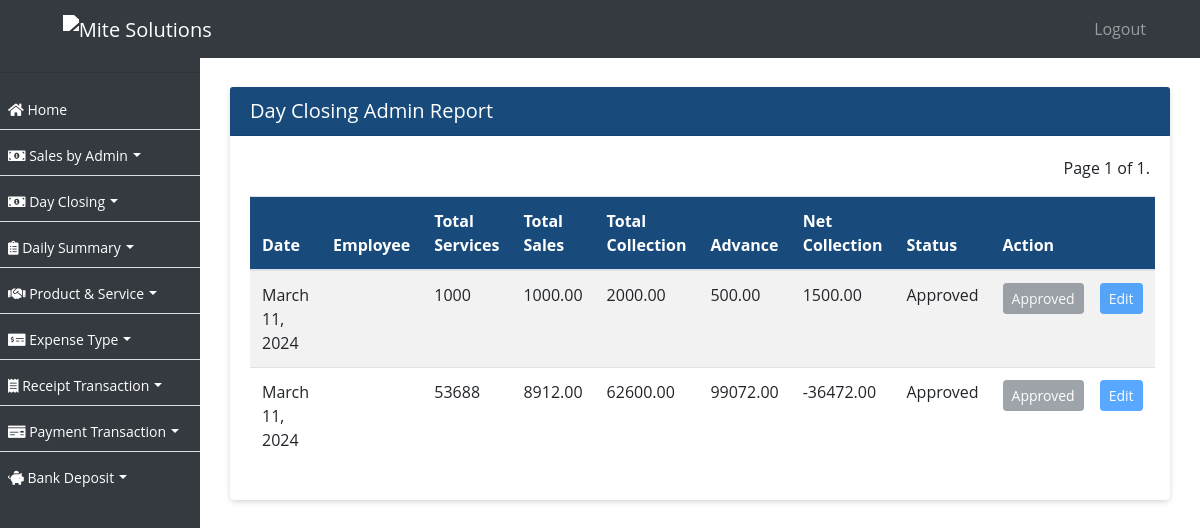
Page /sale/day-closing-admin-report/ (signed in) on the earlier database version.
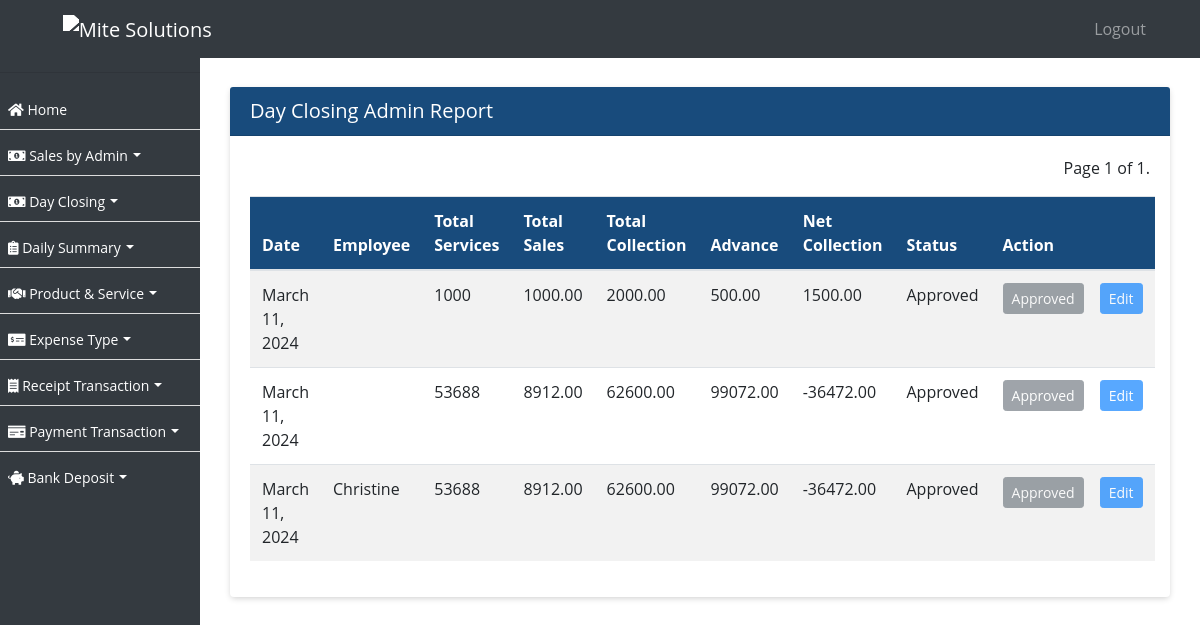
Same page on the later database version.
### ezshopapp/models.py (models this page shows, shortened)
class DayClosingAdmin(models.Model):
    date = models.DateField(default=timezone.now)
    employee = models.ForeignKey(Employee, on_delete=models.CASCADE, blank=True, null=True)
    total_services = models.PositiveIntegerField(default=0)
    total_sales = models.DecimalField(max_digits=10, decimal_places=2, default=0)
    total_collection = models.DecimalField(max_digits=10, decimal_places=2)
    advance = models.DecimalField(max_digits=10, decimal_places=2)
    net_collection = models.DecimalField(max_digits=10, decimal_places=2)
    status = models.CharField(max_length=10, choices=STATUS_CHOICES, default='approved')
    created_on = models.DateTimeField(auto_now_add=True, null=True)

class Employee(models.Model):
    employee_id = models.CharField(max_length=10, unique=True)
    username = models.CharField(max_length=50, null=True)
    password = models.CharField(max_length=50, null=True)
    business_profile = models.CharField(max_length=255, null=True)
    first_name = models.CharField(max_length=255)
    second_name = models.CharField(max_length=255)
    nationality = models.CharField(max_length=255)
    mobile_no = models.CharField(max_length=20, blank=True, null=True)
    passport_no = models.CharField(max_length=20)
    passport_expiration_date = models.DateField()
    emirates_id = models.CharField(max_length=20)
    id_expiration_date = models.DateField()
    basic_pay = models.DecimalField(max_digits=10, decimal_places=2)
    house_allowance = models.DecimalField(max_digits=10, decimal_places=2)
    transportation_allowance = models.DecimalField(max_digits=10, decimal_places=2)
    commission_percentage = models.DecimalField(max_digits=5, decimal_places=2)
    joining_date = models.DateField()
    job_role = models.ForeignKey(Role, on_delete=models.SET_NULL, null=True)
    is_employee = models.BooleanField(default=True)
    created_on = models.DateTimeField(auto_now_add=True, null=True)

### ezshopapp/views.py (the view)
# urls.py: path('sale/day-closing-admin-report/', day_closing_admin_report, name='day_closing_admin_report'),
@login_required
def day_closing_admin_report(request):
    day_closings_list = DayClosingAdmin.objects.all()
    paginator = Paginator(day_closings_list, 10)
    page = request.GET.get('page')
    try:
        day_closings = paginator.page(page)
    except PageNotAnInteger:
        day_closings = paginator.page(1)
    except EmptyPage:
        day_closings = paginator.page(paginator.num_pages)
    return render(request, 'day_closing_admin_report.html', {'day_closings': day_closings})

### ezshopapp/templates/day_closing_admin_report.html (shortened to what this page needs)
{% extends 'base.html' %}
{% block content %}
<div class="container-fluid">
    <div class="card mt-3">
        <div class="card-header">
            <h5 class="mb-0">Day Closing Admin Report</h5>
        </div>
        <div class="card-body">
            <div class="pagination mb-3" style="float:right;">
                <span class="step-links">
                    <span class="current">
                        Page {{ day_closings.number }} of {{ day_closings.paginator.num_pages }}.
                    </span>
                </span>
            </div>
            <table class="table table-responsive-sm table-striped" style="width: 100%;">
                <thead>
                    <tr>
                        <th>Date</th>
                        <th>Employee</th>
                        <th>Total Services</th>
                        <th>Total Sales</th>
                        <th>Total Collection</th>
                        <th>Advance</th>
                        <th>Net Collection</th>
                        <th>Status</th>
                        <th>Action</th>
                    </tr>
                </thead>
                <tbody>
                    {% for day_closing in day_closings %}
                    <tr>
                        <td>{{ day_closing.date }}</td>
                        <td>{{ day_closing.employee.first_name }}</td>
                        <td>{{ day_closing.total_services }}</td>
                        <td>{{ day_closing.total_sales }}</td>
                        <td>{{ day_closing.total_collection }}</td>
                        <td>{{ day_closing.advance }}</td>
                        <td>{{ day_closing.net_collection }}</td>
                        <td class="text-capitalize">{{ day_closing.status }}</td>
                        <td>
                            <div class="d-flex justify-content-between align-items-center gap-3">
                                {% if day_closing.status == 'pending' %}
                                    <a href="{% url 'approve_day_closing' day_closing.id %}" class="btn btn-success btn-sm">Approve</a>
                                {% else %}
                                    <button class="btn btn-secondary btn-sm" disabled>Approved</button>
                                {% endif %}
                                {% if day_closing.status != 'approved' %}
                                    <span class="pl-3"><a href="{% url 'edit_day_closing' day_closing.id %}" class="btn btn-primary btn-sm">Edit</a></span>
                                {% else %}
                                    <span class="pl-3"><button class="btn btn-primary btn-sm" disabled>Edit</button></span>
                                {% endif %}
                            </div>
                        </td>
                    </tr>
                    {% endfor %}
                </tbody>
            </table>
        </div>
    </div>
</div>
{% endblock %}

### ezshopapp/templates/base.html (shortened to what this page needs)
{% load static %}
<!DOCTYPE html>
<html lang="en">
<head>
    <link rel="stylesheet" href="https://stackpath.bootstrapcdn.com/bootstrap/4.3.1/css/bootstrap.min.css">
    <link href="https://templates.hibootstrap.com/farol/assets/css/style.css" rel="stylesheet">
    <link rel="stylesheet" type="text/css" href="https://cdn.datatables.net/1.11.5/css/jquery.dataTables.css">
    <link rel="stylesheet" href="https://use.fontawesome.com/releases/v5.8.2/css/all.css">
    <link rel="stylesheet" href="https://cdn.datatables.net/1.10.24/css/dataTables.bootstrap4.min.css"/>
</head>
<body>
<nav class="navbar navbar-expand-lg navbar-dark bg-dark fixed-top">
    <a class="navbar-brand text-left" href="/home/">
         <img src="https://mitesolutions.com/images/logo.png" class="logo" alt="Mite Solutions" width="5%">
    </a>
    <div class="collapse navbar-collapse" id="navbarNav">
        {% include 'sidebar_mobile.html' %}
    </div>
</nav>
<div id="sidebar">
    <hr/>
    {% include 'sidebar.html' %}
</div>
<div id="content">
    {% block content %}{% endblock %}
</div>
</body>
</html>

### ezshopapp/templates/sidebar_mobile.html (shortened to what this page needs)
<ul class="navbar-nav ml-auto pl-3" style="max-height: 400px; overflow-y: scroll;">
    <li class="nav-item">
        <a class="nav-link" href="{% url 'logout' %}">Logout</a>
    </li>
</ul>

### ezshopapp/templates/sidebar.html (shortened to what this page needs)
 <ul id="font-c" style="max-height: 400px; overflow-y: scroll;">
        <li><a href="/home/"><i class="fas fa-home"></i> Home</a></li>
        <li class="dropdown">
            <a href="#" class="dropdown-toggle" id="saleDropdown" role="button" data-toggle="dropdown" aria-haspopup="true" aria-expanded="false"><i class="fas fa-money-bill-alt"></i> Sales by Admin</a>
        </li>
        <li class="dropdown">
            <a href="#" class="dropdown-toggle" id="saleDropdown" role="button" data-toggle="dropdown" aria-haspopup="true" aria-expanded="false"><i class="fas fa-money-bill-alt"></i> Day Closing</a>
        </li>
        <li class="dropdown">
            <a href="#" class="dropdown-toggle" id="dailySummaryDropdown" role="button" data-toggle="dropdown" aria-haspopup="true" aria-expanded="false"><i class="fas fa-clipboard-list"></i> Daily Summary</a>
        </li>
        <li class="dropdown">
            <a href="#" class="dropdown-toggle" id="serviceDropdown" role="button" data-toggle="dropdown" aria-haspopup="true" aria-expanded="false"><i class="fas fa-handshake"></i> Product &amp; Service</a>
        </li>
        <li class="dropdown">
            <a href="#" class="dropdown-toggle" id="expenseTypeDropdown" role="button" data-toggle="dropdown" aria-haspopup="true" aria-expanded="false"><i class="fas fa-money-check-alt"></i> Expense Type</a>
        </li>
        <li class="dropdown">
            <a href="#" class="dropdown-toggle" id="receiptTransactionDropdown" role="button" data-toggle="dropdown" aria-haspopup="true" aria-expanded="false"><i class="fas fa-receipt"></i> Receipt Transaction</a>
        </li>
        <li class="dropdown">
            <a href="#" class="dropdown-toggle" id="paymentTransactionDropdown" role="button" data-toggle="dropdown" aria-haspopup="true" aria-expanded="false"><i class="fas fa-money-check"></i> Payment Transaction</a>
        </li>
        {% if user.is_superuser or user.is_admin %}
        <li class="dropdown">
            <a href="#" class="dropdown-toggle" id="bankDepositDropdown" role="button" data-toggle="dropdown" aria-haspopup="true" aria-expanded="false"><i class="fas fa-piggy-bank"></i> Bank Deposit</a>
        </li>
        {% endif %}
    </ul>

### ezshopapp/templates/base.html (style rules this page uses)
body, p, h1, h2, h3, h4, h5, h6, a, li, label, input, div, span, small { font-family: "Open Sans", sans-serif !important; }
#font-c>li>a { font-size:14px !important; }
button:disabled { cursor: not-allowed; pointer-events: all !important; }
body { padding-top: 56px; background-color: #ffffff !important; }
table thead { border-radius: 5px !important; }
table thead th { vertical-align: bottom; border-bottom: 2px solid #dee2e6; background-color: #184b7c !important; color: #fff !important; }
tbody { border-bottom: 0px !important; }
#sidebar { height: 100%; width: 200px; position: fixed; top: 0; left: 0; background-color: #343a40; padding-top: 56px; }
table { border:1px !important; }
#content { margin-left: 200px; padding: 15px; }
#sidebar ul { list-style: none; padding: 0; }
#sidebar ul li { padding: 8px; border-bottom: 1px solid #ddd; }
#sidebar ul li a { text-decoration: none; color: #fff; }
.navbar-brand { margin-left: 4%; }
div>.table-responsive, table, table>thead { border-radius: 10px !important; }
.card { border:0px !important; margin-top:15px; margin-bottom:15px; box-shadow: 0px 2px 6px -1px #ccc; }
.card-header { background-color: #184b7c !important; color:#fff !important; }
.card-header>a, .card-header>h5 { color:#fff !important; }
a { text-decoration: none !important; }
.bg-dark { background-color: #343a40 !important; }
.btn-primary { --bs-btn-color: #fff; --bs-btn-bg: #00B69B; --bs-btn-border-color: #00B69B; --bs-btn-hover-color: #000; --bs-btn-hover-bg: #26c1aa; --bs-btn-hover-border-color: #1abda5; --bs-btn-focus-shadow-rgb: 0, 155, 132; --bs-btn-active-color: #000; --bs-btn-active-bg: #33c5af; --bs-btn-active-border-color: #1abda5; --bs-btn-active-shadow: inset 0 3px 5px rgba(0, 0, 0, 0.125); --bs-btn-disabled-color: #000; --bs-btn-disabled-bg: #00B69B; --bs-btn-disabled-border-color: #00B69B; }
.dropdown-toggle::after { display: inline-block; margin-left: 0.355em; margin-top: 1.1em; vertical-align: 0.255em; content: ""; border-top: 0.3em solid; border-right: 0.3em solid transparent; border-bottom: 0; border-left: 0.3em solid transparent; }
.logo { filter: brightness(0) invert(1); margin:0px; }
.navbar-nav.ml-auto { margin-right: 15px; }

Differences in the rows shown:
added DayClosingAdmin: date "March 11, 2024", employee.first_name "Christine", total_services "53688", total_sales "8912.00", total_collection "62600.00", advance "99072.00", net_collection "-36472.00", status "Approved", shows "Edit"
